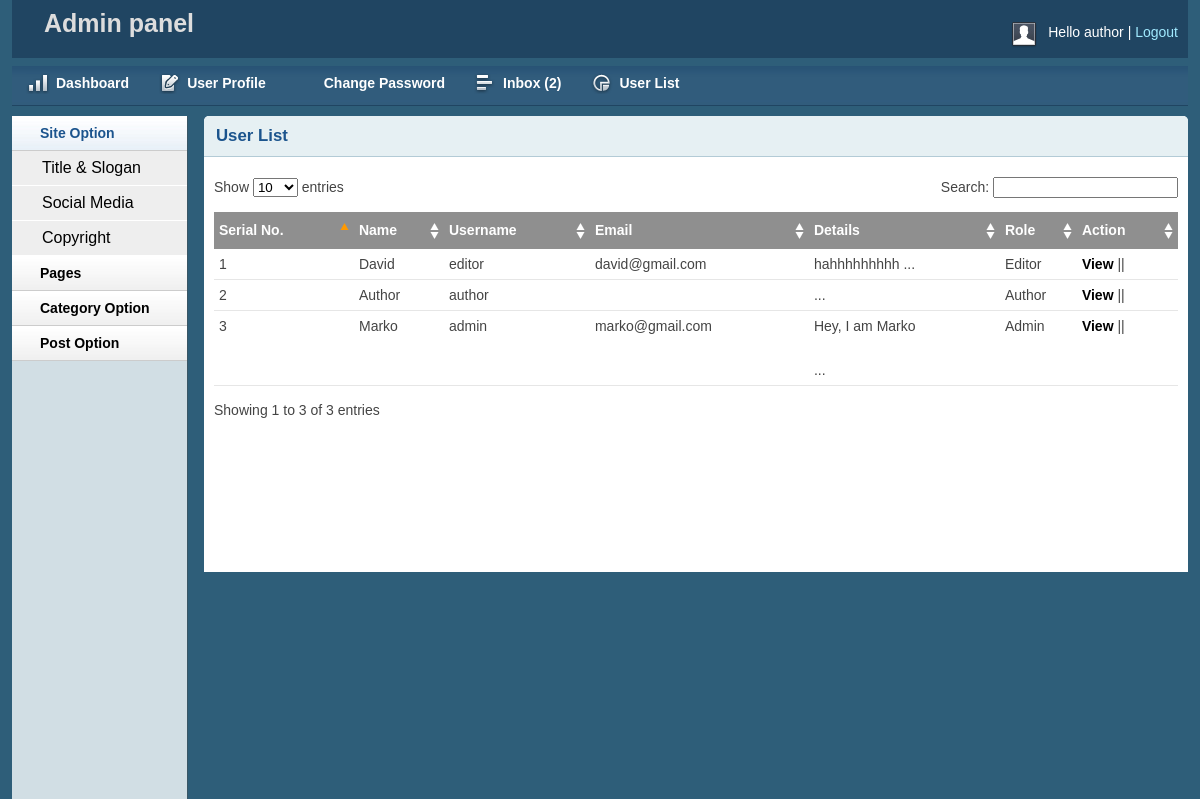
Page /admin/userlist.php (signed in) on the committed database.
### tables this page shows
CREATE TABLE `tbl_user` (
  `id` int(11) NOT NULL,
  `name` varchar(50) NOT NULL,
  `username` varchar(50) NOT NULL,
  `password` varchar(64) NOT NULL,
  `email` varchar(255) NOT NULL,
  `details` text NOT NULL,
  `role` int(11) NOT NULL
);

### lib/Session.php (called while the page is built, shortened)
<?php
class Session
{
	public static function get($key)
	{
		if(isset($_SESSION[$key])){
			return $_SESSION[$key];
		} else {
			return false;
		}
	}
}
?>

### lib/Database.php (called while the page is built, shortened)
<?php
Class Database{
	public $host   = DB_HOST;
	public $user   = DB_USER;
	public $pass   = DB_PASS;
	public $dbname = DB_NAME;
	public $link;
	private function connectDB(){
	$this->link = new mysqli($this->host, $this->user, $this->pass, $this->dbname);
 }
	public function select($query){
		$result = $this->link->query($query) or die($this->link->error.__LINE__);
		if($result->num_rows > 0){
			return $result;
		} else {
			return false;
		}
	}
}

### helpers/Format.php (called while the page is built, shortened)
<?php
class Format
{
	public function textShorten($text, $limit = 400)
	{
		$text = $text. " ";
		$text = substr($text, 0, $limit);
		$text = $text."...";
		return $text;
	}
}
?>

### admin/userlist.php (the view, shortened to what this page needs)
<?php include 'inc/header.php'; ?>
<?php include 'inc/sidebar.php'; ?>
        <div class="grid_10">
            <div class="box round first grid">
                <h2>User List</h2>
                <div class="block">
                    <table class="data display datatable" id="example">
					<thead>
						<tr>
							<th>Serial No.</th>
							<th>Name</th>
                            <th>Username</th>
                            <th>Email</th>
                            <th>Details</th>
                            <th>Role</th>
							<th>Action</th>
						</tr>
					</thead>
					<tbody>
				<?php
					$query = "SELECT * FROM tbl_user ORDER BY id DESC";
					$alluser = $db->select($query);
					if($alluser){
						$i = 0;
						while ($result = $alluser->fetch_assoc()){
							$i++;
				?>
					<tr class="odd gradeX">
							<td><?php echo $i; ?></td>
							<td><?php echo $result['name']; ?></td>
                            <td><?php echo $result['username']; ?></td>
                            <td><?php echo $result['email']; ?></td>
                            <td><?php echo $fm->textShorten($result['details'], 30); ?></td>
                            <td>
                            <?php
                                if($result['role'] == '0'){
                                    echo "Admin";
                                } elseif($result['role'] == '1'){
                                    echo "Author";
                                } elseif($result['role'] == '2'){
                                    echo "Editor";
                                }
                            ?>
                            </td>
						<td>
                            <a href="viewuser.php?userid=<?php echo $result['id']; ?>">View</a> ||
                            </td>
						</tr>
					<?php } } ?>
					</tbody>
				</table>
               </div>
            </div>
        </div>

### admin/inc/header.php (shortened to what this page needs)
<?php
    include '../lib/Session.php';
?>
<?php include '../lib/Database.php'; ?>
<?php include '../helpers/Format.php'; ?>
<?php
    $db = new Database();
    $fm = new Format();
?>
<!DOCTYPE html>
<html>
<head>
    <link rel="stylesheet" type="text/css" href="css/reset.css" media="screen" />
    <link rel="stylesheet" type="text/css" href="css/text.css" media="screen" />
    <link rel="stylesheet" type="text/css" href="css/grid.css" media="screen" />
    <link rel="stylesheet" type="text/css" href="css/layout.css" media="screen" />
    <link rel="stylesheet" type="text/css" href="css/nav.css" media="screen" />
    <link href="css/table/demo_page.css" rel="stylesheet" type="text/css" />
</head>
<body>
    <div class="container_12">
        <div class="grid_12 header-repeat">
            <div id="branding">
				<div class="floatleft middle">
					<h1>Admin panel</h1>
				</div>
                <div class="floatright">
                    <div class="floatleft">
                        <img src="img/img-profile.jpg" alt="Profile Pic" /></div>
                    <div class="floatleft marginleft10">
                        <ul class="inline-ul floatleft">
                            <li>Hello <?php echo Session::get('username'); ?></li>
                            <li><a href="?action=logout">Logout</a></li>
                        </ul>
                    </div>
                </div>
            </div>
        </div>
        <div class="grid_12">
            <ul class="nav main">
                <li class="ic-dashboard"><a href="index.php"><span>Dashboard</span></a> </li>
                <li class="ic-form-style"><a href="profile.php"><span>User Profile</span></a></li>
				<li class="ic-typography"><a href="changepassword.php"><span>Change Password</span></a></li>
				<li class="ic-grid-tables"><a href="inbox.php"><span>Inbox
            <?php
                $query = "SELECT * FROM tbl_contact WHERE status = '0' ORDER BY id DESC";
                $msg = $db->select($query);
                if($msg){
                    $count = mysqli_num_rows($msg);
                    echo "(".$count.")";
                } else {
                    echo "(0)";
                }
                ?>
                </span></a></li>
                <li class="ic-charts"><a href="userlist.php"><span>User List</span></a></li>
            </ul>
        </div>

### admin/inc/sidebar.php (shortened to what this page needs)
<div class="grid_2">
            <div class="box sidemenu">
                <div class="block" id="section-menu">
                    <ul class="section menu">
                       <li><a class="menuitem">Site Option</a>
                            <ul class="submenu">
                                <li><a href="titleslogan.php">Title & Slogan</a></li>
                                <li><a href="social.php">Social Media</a></li>
                                <li><a href="copyright.php">Copyright</a></li>
                            </ul>
                        </li>
                         <li><a class="menuitem">Pages</a>
                        </li>
                        <li><a class="menuitem">Category Option</a>
                        </li>
                        <li><a class="menuitem">Post Option</a>
                        </li>
                    </ul>
                </div>
            </div>
        </div>

### admin/css/layout.css (style rules this page uses)
body { background: #fff none repeat scroll 0 0; color: #444; font-size: 14px; padding: 0; }
.floatleft { float:left; }
.middle { margin-left: 22px; margin-top: -14px; }
.middle h1 { color:#ddd;margin:0 }
.floatright { float:right; }
.inline-ul li { display:inline; color:#fff; }
.marginleft10 { margin-left:10px; }
a { color: #000; font-weight:bold; text-decoration: none; }
.container_12, .container_16 { background:#2E5E79; }
h1, h2, h3, h4, h5, h6 { line-height:1.2em; margin-bottom:.3em; }
h2 { margin-top:1em; }
#branding { font-weight: normal; margin-bottom: 0; padding: 22px 10px 3px; text-align: left; }
.header-repeat { background:url(../img/header-repeat.jpg) repeat-x; }
#branding a { color:#A1EAFF; font-weight:normal; }
#branding a:before { content:" | "; color:#fff; }
#branding ul, #branding ul li { margin:0px; padding:0px; }
#branding li { padding:0px 0px 0px 0px !important; }
.box { background:#fff; margin-bottom:20px; padding:10px 10px 10px 10px; margin-left:-8px; }
.box.grid { padding-bottom:40px; }
.box.round { -moz-border-radius: 5px 5px 0px 0px; -webkit-border-radius: 5px 5px 0px 0px; border-radius: 5px 5px 0px 0px; }
.box h2 { font-size:1.2em; font-weight:bold; color:#1B548D; background:#E6F0F3; margin:-10px -10px 0 -10px; padding:10px 12px; border-bottom:1px solid #B3CBD6; -moz-border-radius: 5px 5px 0px 0px; -webkit-border-radius: 5px 5px 0px 0px; border-radius: 5px 5px 0px 0px; }
.box.first { min-height: 406px; }
.block { padding-top:20px; }
.box.sidemenu { background-color:#D1DEE4; border-right:1px solid #3A5665; padding:0px; margin:0px; cursor:pointer; }
.box.sidemenu .block { padding-top:0px; margin-top:0px; }
p { margin-bottom:1em; }
ul, ol { padding-top:0; }
ul.menu { list-style:none; border-top:1px solid #bbb; }
ul.menu li { margin:0; }
ul.menu li a { display:block; padding:4px 10px; border-bottom:1px solid #ccc; }
ul.menu ul { list-style:none; margin:0; }
ul.menu ul li a { padding-left:30px; }
ul.section { border-top:0; margin-bottom:0; }
ul.section li a { background:url(../img/sidemenu-repeat.jpg) repeat-x; line-height:26px; padding-left:28px; }
ul.section li li a { background:#ddd; border-bottom:1px solid #eee; }
ul.section ul li { text-transform:none; }
ul.section ul.current li a { background: #eee none repeat scroll 0 0; border-bottom: 1px solid #fff; font-size: 16px; font-weight: normal; }
ul.section li a.current { color:#1B548D; background:url(../img/sidemenu-repeat-hover.jpg) repeat-x; }
.block { padding-bottom:1px; }
table.display { margin: 0 auto; clear: both; width: 100%; }
.sorting_asc { background: #8f8f8f url(../img/table/sort_asc.png) no-repeat center right; padding:8px 5px; text-align:left; color:#fff; }
.sorting { background:#8f8f8f url(../img/table/sort_both.png) no-repeat center right; padding:8px 5px; text-align:left; color:#fff; }
tr.odd { height: 30px; line-height: 30px; border-bottom:1px solid #e6e6e6; }
tr.even { height: 30px; line-height: 30px; border-bottom:1px solid #e6e6e6; }
tr.odd td, tr.even td { padding-left:5px; }

### rows in the picture
tbl_user: name "David", username "editor", email "david@gmail.com", details "hahhhhhhhhh ...", role "Editor"
tbl_user: name "Author", username "author", details "...", role "Author"
tbl_user: name "Marko", username "admin", email "marko@gmail.com", details "Hey, I am Marko ...", role "Admin"

### other values in the picture
Session::get('username') "author"
$count "2"
